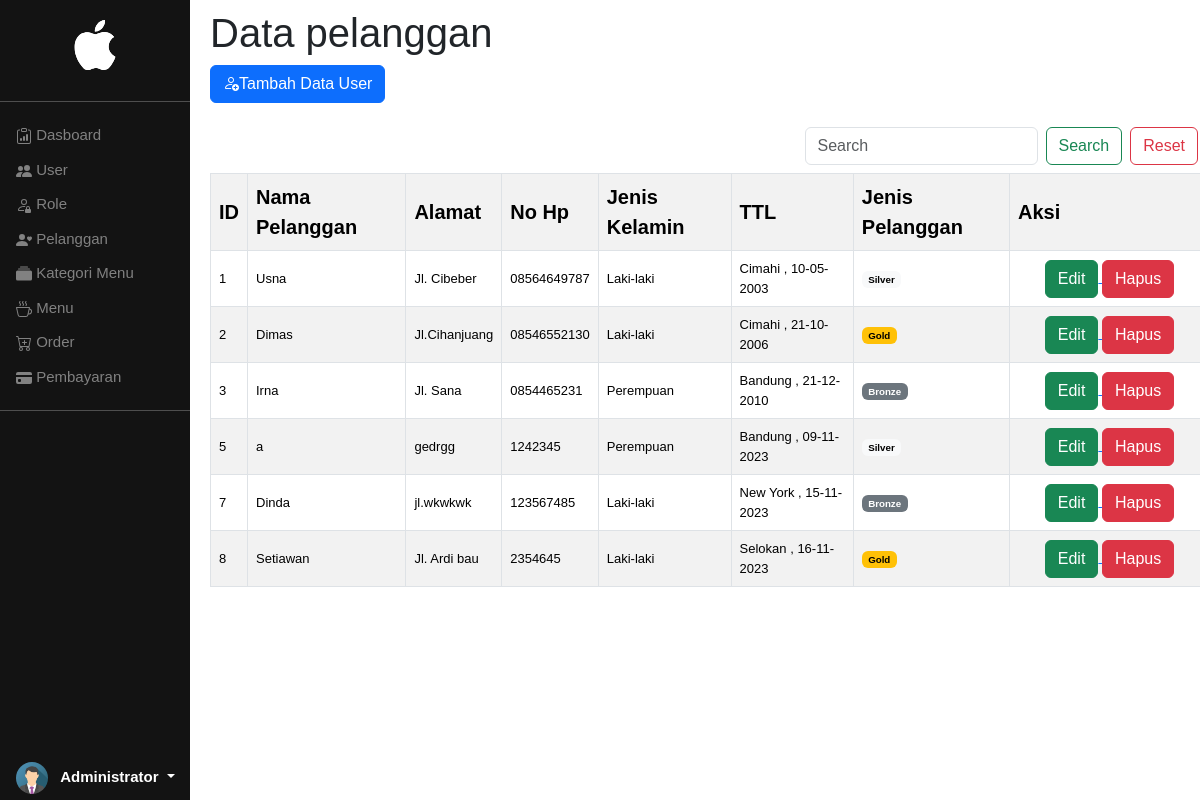
Page /Dimas_master_pelanggan.php (signed in) on the committed database.
### tables this page shows
CREATE TABLE `dimas_pelanggan` (
  `id_pelanggan` int(11) NOT NULL,
  `nama_pelanggan` varchar(30) NOT NULL,
  `alamat` text NOT NULL,
  `no_telepon` varchar(13) NOT NULL,
  `jenis_kelamin` enum('Laki-laki','Perempuan') NOT NULL,
  `tempat_lahir` varchar(20) NOT NULL,
  `tanggal_lahir` date NOT NULL,
  `jenis_pelanggan` enum('Gold','Silver','Bronze') NOT NULL
);

### Dimas_master_pelanggan.php (the view, shortened to what this page needs)
<!DOCTYPE html>
<html>
<head>
	<link rel="stylesheet" type="text/css" href="style.css">
	<link href="https://cdn.jsdelivr.net/npm/bootstrap@5.3.2/dist/css/bootstrap.min.css" rel="stylesheet">
</head>
<body>
<?php
include"navbar.php";
 ?>
 <?php
 	$sql = "SELECT * FROM dimas_pelanggan";
 	$pelanggan = mysqli_query($conn, $sql);
    $DimasBg= array("Gold"=>"warning","Silver"=>"light", "Bronze"=>"secondary", );
  ?>
<div class="main">
<h1>Data pelanggan</h1>
<div class="mb-3">
<a class="btn btn-primary" href="Dimas_tambah_pelanggan.php"><i class="bi bi-person-add"></i>Tambah Data User</a>
</div>
<nav class="navbar" style ='width: 1000px;' >
  <div class="container-fluid" >
    <form class="d-flex" role="search" method="post">
	<input class="form-control me-2" type="search" placeholder="Search" aria-label="Search" name="search">
      <button class="btn btn-outline-success me-2" type="submit" name ="submit">Search</button>
	  <button class="btn btn-outline-danger" type="submit" name ="reset">Reset</button>
    </form>
  </div>
</nav>
<table class='table table-bordered table-striped table-hover' style ='width: 1000px;'>
	<tr class="align-middle">
		<th>ID</th>
		<th>Nama Pelanggan</th>
		<th >Alamat</th>
		<th>No Hp</th>
		<th>Jenis Kelamin</th>
        <th>TTL</th>
        <th >Jenis Pelanggan</th>
        <th>Aksi</th>
	</tr>
<?php
foreach ($pelanggan as $row){
$Dimas_tanggal_lahir = strtotime($row["tanggal_lahir"]);
?>
		<tr class="tect-center align-middle">
		<td ><?= $row['id_pelanggan'] ;?></td>
		<td ><?= $row['nama_pelanggan'] ;?></td>
		<td ><?= $row['alamat'] ;?></td>
        <td ><?= $row['no_telepon'] ;?></td>
        <td ><?= $row['jenis_kelamin'] ;?></td>
        <td style="width:auto"><?= $row['tempat_lahir'] ;?> <?="," ;?> <?= date('d-m-Y',$Dimas_tanggal_lahir) ;?></td>
        <td><div class="badge text-bg-<?= $DimasBg[$row['jenis_pelanggan']] ?>">
        <?= $row['jenis_pelanggan']?></div></td>
		<td align="center" style="width : 200px">
			<a href="Dimas_edit_pelanggan.php?id=<?=$row['id_pelanggan']?>">
			<button class="btn btn-success">Edit </button>
			</a>
			<a href="Dimas_hapus_pelanggan.php?id=<?=$row['id_pelanggan']?>">
			<button class="btn btn-danger">Hapus </button>
			</a>
	</td>
	</tr>
<?php } ?>
</table>
</body>
</html>

### navbar.php (shortened to what this page needs)
<link rel="stylesheet" type="text/css" href="style.css">
<link rel="stylesheet" href="https://cdn.jsdelivr.net/npm/bootstrap-icons@1.11.1/font/bootstrap-icons.css">
<link href="https://cdn.jsdelivr.net/npm/bootstrap@5.3.2/dist/css/bootstrap.min.css" rel="stylesheet">
<div class="sidenav ">
  <div class="d-flex justify-content-center align-items-center">
</div>
<br>
<hr>
<?php if($_SESSION['id_role'] == 1){?>
<a href="Dimas_home_admin.php"> Dasboard</a>
<?php }?><?php if($_SESSION['id_role'] == 2){?>
<a href="Dimas_home_manager.php"><svg xmlns="http://www.w3.org/2000/svg" width="16" height="16" fill="currentColor" class="bi bi-clipboard-data" viewBox="0 0 16 16">
                <path d="M4 11a1 1 0 1 1 2 0v1a1 1 0 1 1-2 0v-1zm6-4a1 1 0 1 1 2 0v5a1 1 0 1 1-2 0V7zM7 9a1 1 0 0 1 2 0v3a1 1 0 1 1-2 0V9z"/>
                <path d="M4 1.5H3a2 2 0 0 0-2 2V14a2 2 0 0 0 2 2h10a2 2 0 0 0 2-2V3.5a2 2 0 0 0-2-2h-1v1h1a1 1 0 0 1 1 1V14a1 1 0 0 1-1 1H3a1 1 0 0 1-1-1V3.5a1 1 0 0 1 1-1h1v-1z"/>
                <path d="M9.5 1a.5.5 0 0 1 .5.5v1a.5.5 0 0 1-.5.5h-3a.5.5 0 0 1-.5-.5v-1a.5.5 0 0 1 .5-.5h3zm-3-1A1.5 1.5 0 0 0 5 1.5v1A1.5 1.5 0 0 0 6.5 4h3A1.5 1.5 0 0 0 11 2.5v-1A1.5 1.5 0 0 0 9.5 0h-3z"/>
                </svg> Dasboard</a>
<?php }?><?php if($_SESSION['id_role'] == 3){?>
<a href="Dimas_home_kasir.php"><svg xmlns="http://www.w3.org/2000/svg" width="16" height="16" fill="currentColor" class="bi bi-clipboard-data" viewBox="0 0 16 16">
                <path d="M4 11a1 1 0 1 1 2 0v1a1 1 0 1 1-2 0v-1zm6-4a1 1 0 1 1 2 0v5a1 1 0 1 1-2 0V7zM7 9a1 1 0 0 1 2 0v3a1 1 0 1 1-2 0V9z"/>
                <path d="M4 1.5H3a2 2 0 0 0-2 2V14a2 2 0 0 0 2 2h10a2 2 0 0 0 2-2V3.5a2 2 0 0 0-2-2h-1v1h1a1 1 0 0 1 1 1V14a1 1 0 0 1-1 1H3a1 1 0 0 1-1-1V3.5a1 1 0 0 1 1-1h1v-1z"/>
                <path d="M9.5 1a.5.5 0 0 1 .5.5v1a.5.5 0 0 1-.5.5h-3a.5.5 0 0 1-.5-.5v-1a.5.5 0 0 1 .5-.5h3zm-3-1A1.5 1.5 0 0 0 5 1.5v1A1.5 1.5 0 0 0 6.5 4h3A1.5 1.5 0 0 0 11 2.5v-1A1.5 1.5 0 0 0 9.5 0h-3z"/>
                </svg> Dasboard</a>
<?php }?>
<?php if($_SESSION['id_role'] == 1){?>
  <a href="master_user.php">  User</a>
  <a href="master_role.php">  Role</a>
  <a href="Dimas_master_pelanggan.php"><svg xmlns="http://www.w3.org/2000/svg" width="16" height="16" fill="currentColor" class="bi bi-person-heart" viewBox="0 0 16 16">
                <path d="M9 5a3 3 0 1 1-6 0 3 3 0 0 1 6 0Zm-9 8c0 1 1 1 1 1h10s1 0 1-1-1-4-6-4-6 3-6 4Zm13.5-8.09c1.387-1.425 4.855 1.07 0 4.277-4.854-3.207-1.387-5.702 0-4.276Z"/>
                </svg> Pelanggan</a>
  <a href="Dimas_master_kategori.php">  Kategori Menu</a>
  <a href="Dimas_master_menu.php">  Menu</a>
 <?php }?>
 <?php if($_SESSION['id_role'] == 1 || $_SESSION['id_role'] == 3){?>
  <a href="Dimas_transaksi_order.php">  Order</a>
  <a href="#"><svg xmlns="http://www.w3.org/2000/svg" width="16" height="16" fill="currentColor" class="bi bi-credit-card-fill" viewBox="0 0 16 16">
                <path d="M0 4a2 2 0 0 1 2-2h12a2 2 0 0 1 2 2v1H0V4zm0 3v5a2 2 0 0 0 2 2h12a2 2 0 0 0 2-2V7H0zm3 2h1a1 1 0 0 1 1 1v1a1 1 0 0 1-1 1H3a1 1 0 0 1-1-1v-1a1 1 0 0 1 1-1z"/>
                </svg> Pembayaran</a>
  <?php }?>
  <hr>
  <div class="dropdown fixed-bottom position-absolute">
                <a href="/" class="align-items-center text-white text-decoration-none dropdown-toggle" data-bs-toggle="dropdown" aria-haspopup="true" aria-expanded="false">
                    <img src="pict/avatar.png" alt="user" width="32" height="32" class="rounded-circle me-2">
                    <strong><?=$_SESSION['nama_user'] ?></strong>
                </a>
        </div>
        </div>
<div class="main">
</div>

### style.css (style rules this page uses)
th { font-size: 20px; font-family: sans-serif; }
td { font-size: 13px; font-family: sans-serif; }
.sidenav { font-size: 10px; color: white; height: 100%; width: 190px; position: fixed; z-index: 1; top: 0; left: 0; background-color: rgb(19, 19, 19); overflow-x: hidden; padding-top: 20px; }
.sidenav a { padding: 6px 8px 6px 16px; text-decoration: none; font-size: 15px; color: #818181; display: block; }
.main { margin-left: 200px; padding: 3px 10px; width: 60%; }

### navbar.php (style rules this page uses)
* { font-family: sans-serif; }

### rows in the picture
dimas_pelanggan: id_pelanggan "1", nama_pelanggan "Usna", alamat "Jl. Cibeber", no_telepon "08564649787", jenis_kelamin "Laki-laki", tempat_lahir "Cimahi", tanggal_lahir "10-05-2003", jenis_pelanggan "Silver"
dimas_pelanggan: id_pelanggan "2", nama_pelanggan "Dimas", alamat "Jl.Cihanjuang", no_telepon "08546552130", jenis_kelamin "Laki-laki", tempat_lahir "Cimahi", tanggal_lahir "21-10-2006", jenis_pelanggan "Gold"
dimas_pelanggan: id_pelanggan "3", nama_pelanggan "Irna", alamat "Jl. Sana", no_telepon "0854465231", jenis_kelamin "Perempuan", tempat_lahir "Bandung", tanggal_lahir "21-12-2010", jenis_pelanggan "Bronze"
dimas_pelanggan: id_pelanggan "5", nama_pelanggan "a", alamat "gedrgg", no_telepon "1242345", jenis_kelamin "Perempuan", tempat_lahir "Bandung", tanggal_lahir "09-11-2023", jenis_pelanggan "Silver"
dimas_pelanggan: id_pelanggan "7", nama_pelanggan "Dinda", alamat "jl.wkwkwk", no_telepon "123567485", jenis_kelamin "Laki-laki", tempat_lahir "New York", tanggal_lahir "15-11-2023", jenis_pelanggan "Bronze"
dimas_pelanggan: id_pelanggan "8", nama_pelanggan "Setiawan", alamat "Jl. Ardi bau", no_telepon "2354645", jenis_kelamin "Laki-laki", tempat_lahir "Selokan", tanggal_lahir "16-11-2023", jenis_pelanggan "Gold"

### other values in the picture
$_SESSION['nama_user'] "Administrator"
